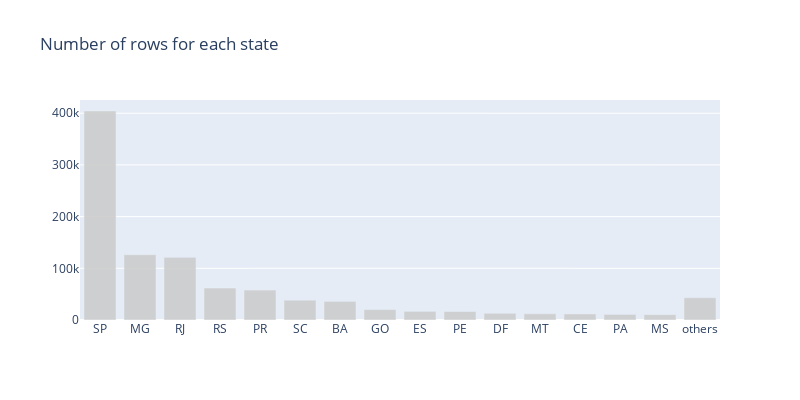

This figure's notebook cell:
### Markdown cell above
<h3>State and City</h3>

### Code cell
count_state = geo['geolocation_state'].value_counts()
count_state['others'] = count_state[count_state < 10000].sum()
trace = go.Bar(
    x= count_state[count_state >= 10000].index,
    y= count_state[count_state >= 10000].values,
    marker=dict(color='rgba(204,204,204, 0.9)')
)
layout = go.Layout(title='Number of rows for each state', height=400, width=800)
fig = go.Figure(data=[trace], layout=layout)
iplot(fig, filename='color-bar')

### Figure 1 — Plotly figure (JSON) as saved in the notebook; plotly's stock layout.template omitted (floating-point values rounded to 4 significant figures)
{"data": [{"marker": {"color": "rgba(204,204,204, 0.9)"}, "type": "bar", "x": ["SP", "MG", "RJ", "RS", "PR", "SC", "BA", "GO", "ES", "PE", "DF", "MT", "CE", "PA", "MS", "others"], "y": [404268, 126336, 121169, 61851, 57859, 38328, 36045, 20139, 16748, 16432, 12986, 12031, 11674, 10853, 10431, 43013]}], "layout": {"height": 400, "title": {"text": "Number of rows for each state"}, "width": 800}}
